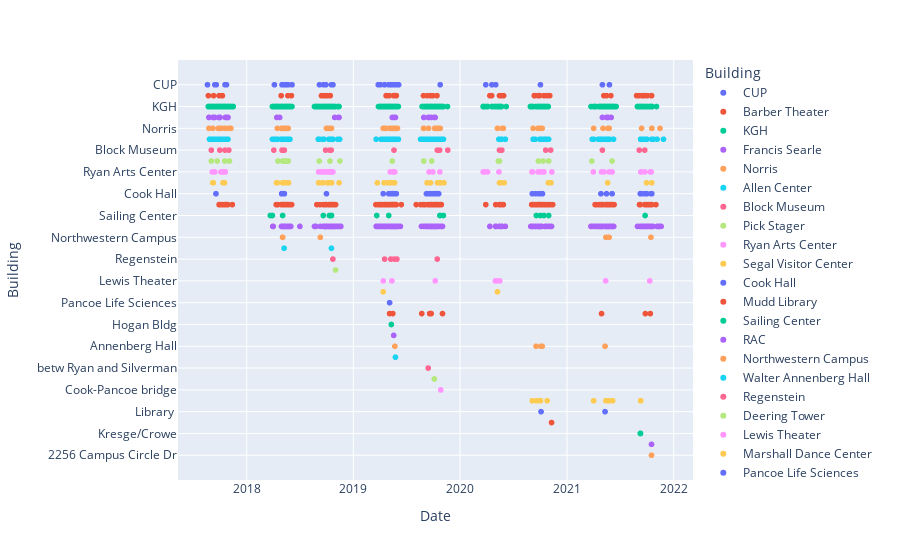
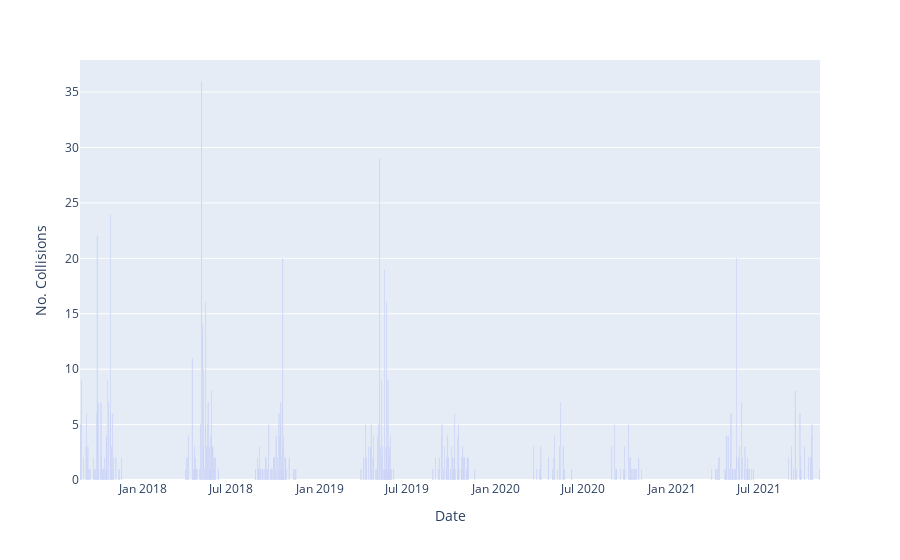
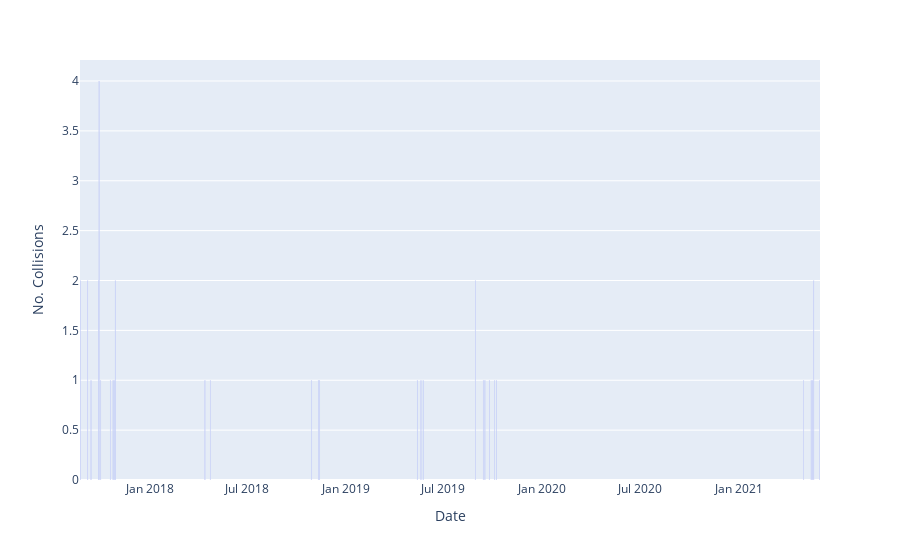

The code cell stored with these charts, in order, in its notebook:
### Code cell
#scatter
fig = px.scatter(date_data,x='Date',y="Building", color="Building")
fig.show()



#time series - kgh
fig = px.bar(kgh_data,x='Date',y="No. Collisions")
 
# showing the plot
fig.show()

#time series - francis searle
fig = px.bar(searle_data,x='Date',y="No. Collisions")

# showing the plot
fig.show()

### Figure 1 — Plotly figure (JSON) as saved in the notebook; plotly's stock layout.template omitted (floating-point values rounded to 4 significant figures; data arrays with more than 128 entries replaced by an {"elided": "..."} marker saying what was removed)
{"data": [{"hovertemplate": "Building=%{y}<br>Date=%{x}<extra></extra>", "legendgroup": "CUP", "marker": {"color": "#636efa", "symbol": "circle"}, "mode": "markers", "name": "CUP", "showlegend": true, "type": "scattergl", "x": ["2017-08-20 00:00:00", "2017-09-14 00:00:00", "2017-09-19 00:00:00", "2017-10-19 00:00:00", "2017-10-20 00:00:00", "2017-10-24 00:00:00", "2018-04-06 00:00:00", "2018-05-02 00:00:00", "2018-05-02 00:00:00", "2018-05-03 00:00:00", "2018-05-09 00:00:00", "2018-05-09 00:00:00", "2018-05-14 00:00:00", "2018-05-14 00:00:00", "2018-05-14 00:00:00", "2018-05-14 00:00:00", "2018-05-15 00:00:00", "2018-05-19 00:00:00", "2018-05-20 00:00:00", "2018-05-22 00:00:00", "2018-05-22 00:00:00", "2018-05-23 00:00:00", "2018-06-05 00:00:00", "2018-06-05 00:00:00", "2018-09-07 00:00:00", "2018-09-21 00:00:00", "2018-09-27 00:00:00", "2018-09-29 00:00:00", "2018-10-18 00:00:00", "2018-10-23 00:00:00", "2018-10-23 00:00:00", "2019-03-27 00:00:00", "2019-04-04 00:00:00", "2019-04-18 00:00:00", "2019-04-18 00:00:00", "2019-05-02 00:00:00", "2019-05-09 00:00:00", "2019-05-09 00:00:00", "2019-05-14 00:00:00", "2019-05-15 00:00:00", "2019-05-18 00:00:00", "2019-05-23 00:00:00", "2019-05-24 00:00:00", "2019-05-29 00:00:00", "2019-05-30 00:00:00", "2019-06-05 00:00:00", "2019-10-25 00:00:00", "2020-03-29 00:00:00", "2020-04-19 00:00:00", "2020-05-02 00:00:00", "2020-10-02 00:00:00", "2021-05-02 00:00:00", "2021-05-26 00:00:00"], "xaxis": "x", "y": ["CUP", "CUP", "CUP", "CUP", "CUP", "CUP", "CUP", "CUP", "CUP", "CUP", "CUP", "CUP", "CUP", "CUP", "CUP", "CUP", "CUP", "CUP", "CUP", "CUP", "CUP", "CUP", "CUP", "CUP", "CUP", "CUP", "CUP", "CUP", "CUP", "CUP", "CUP", "CUP", "CUP", "CUP", "CUP", "CUP", "CUP", "CUP", "CUP", "CUP", "CUP", "CUP", "CUP", "CUP", "CUP", "CUP", "CUP", "CUP", "CUP", "CUP", "CUP", "CUP", "CUP"], "yaxis": "y"}, {"hovertemplate": "Building=%{y}<br>Date=%{x}<extra></extra>", "legendgroup": "Barber Theater", "marker": {"color": "#EF553B", "symbol": "circle"}, "mode": "markers", "name": "Barber Theater", "showlegend": true, "type": "scattergl", "x": ["2017-08-23 00:00:00", "2017-09-10 00:00:00", "2017-09-29 00:00:00", "2017-10-09 00:00:00", "2017-10-10 00:00:00", "2018-04-29 00:00:00", "2018-05-22 00:00:00", "2018-06-03 00:00:00", "2018-09-14 00:00:00", "2018-09-22 00:00:00", "2018-09-29 00:00:00", "2018-10-04 00:00:00", "2018-10-13 00:00:00", "2018-10-13 00:00:00", "2018-10-14 00:00:00", "2019-04-23 00:00:00", "2019-04-25 00:00:00", "2019-05-04 00:00:00", "2019-05-19 00:00:00", "2019-05-20 00:00:00", "2019-05-20 00:00:00", "2019-05-25 00:00:00", "2019-05-25 00:00:00", "2019-05-28 00:00:00", "2019-08-29 00:00:00", "2019-09-11 00:00:00", "2019-09-22 00:00:00", "2019-09-24 00:00:00", "2019-09-30 00:00:00", "2019-10-14 00:00:00", "2020-04-12 00:00:00", "2020-04-18 00:00:00", "2020-05-15 00:00:00", "2020-05-22 00:00:00", "2020-05-29 00:00:00", "2020-09-11 00:00:00", "2020-09-11 00:00:00", "2020-09-13 00:00:00", "2020-09-24 00:00:00", "2020-09-24 00:00:00", "2020-09-29 00:00:00", "2020-09-29 00:00:00", "2020-09-29 00:00:00", "2020-09-29 00:00:00", "2020-10-14 00:00:00", "2020-10-24 00:00:00", "2020-11-03 00:00:00", "2021-05-07 00:00:00", "2021-05-16 00:00:00", "2021-05-31 00:00:00", "2021-08-27 00:00:00", "2021-09-05 00:00:00", "2021-09-15 00:00:00", "2021-09-19 00:00:00", "2021-09-22 00:00:00", "2021-09-23 00:00:00", "2021-10-03 00:00:00", "2021-10-17 00:00:00", "2021-10-17 00:00:00", "2021-10-17 00:00:00"], "xaxis": "x", "y": ["Barber Theater", "Barber Theater", "Barber Theater", "Barber Theater", "Barber Theater", "Barber Theater", "Barber Theater", "Barber Theater", "Barber Theater", "Barber Theater", "Barber Theater", "Barber Theater", "Barber Theater", "Barber Theater", "Barber Theater", "Barber Theater", "Barber Theater", "Barber Theater", "Barber Theater", "Barber Theater", "Barber Theater", "Barber Theater", "Barber Theater", "Barber Theater", "Barber Theater", "Barber Theater", "Barber Theater", "Barber Theater", "Barber Theater", "Barber Theater", "Barber Theater", "Barber Theater", "Barber Theater", "Barber Theater", "Barber Theater", "Barber Theater", "Barber Theater", "Barber Theater", "Barber Theater", "Barber Theater", "Barber Theater", "Barber Theater", "Barber Theater", "Barber Theater", "Barber Theater", "Barber Theater", "Barber Theater", "Barber Theater", "Barber Theater", "Barber Theater", "Barber Theater", "Barber Theater", "Barber Theater", "Barber Theater", "Barber Theater", "Barber Theater", "Barber Theater", "Barber Theater", "Barber Theater", "Barber Theater"], "yaxis": "y"}, {"hovertemplate": "Building=%{y}<br>Date=%{x}<extra></extra>", "legendgroup": "KGH", "marker": {"color": "#00cc96", "symbol": "circle"}, "mode": "markers", "name": "KGH", "showlegend": true, "type": "scattergl", "x": {"elided": "947 str values"}, "xaxis": "x", "y": {"elided": "947 str values"}, "yaxis": "y"}, {"hovertemplate": "Building=%{y}<br>Date=%{x}<extra></extra>", "legendgroup": "Francis Searle", "marker": {"color": "#ab63fa", "symbol": "circle"}, "mode": "markers", "name": "Francis Searle", "showlegend": true, "type": "scattergl", "x": ["2017-08-25 00:00:00", "2017-08-25 00:00:00", "2017-09-08 00:00:00", "2017-09-08 00:00:00", "2017-09-14 00:00:00", "2017-09-28 00:00:00", "2017-09-28 00:00:00", "2017-09-29 00:00:00", "2017-09-29 00:00:00", "2017-09-29 00:00:00", "2017-09-29 00:00:00", "2017-10-02 00:00:00", "2017-10-20 00:00:00", "2017-10-25 00:00:00", "2017-10-27 00:00:00", "2017-10-29 00:00:00", "2017-10-29 00:00:00", "2018-04-14 00:00:00", "2018-04-24 00:00:00", "2018-10-29 00:00:00", "2018-11-11 00:00:00", "2018-11-13 00:00:00", "2019-05-14 00:00:00", "2019-05-21 00:00:00", "2019-05-25 00:00:00", "2019-08-30 00:00:00", "2019-08-30 00:00:00", "2019-09-14 00:00:00", "2019-09-17 00:00:00", "2019-09-25 00:00:00", "2019-10-05 00:00:00", "2019-10-08 00:00:00", "2021-05-02 00:00:00", "2021-05-16 00:00:00", "2021-05-18 00:00:00", "2021-05-21 00:00:00", "2021-05-21 00:00:00", "2021-06-01 00:00:00"], "xaxis": "x", "y": ["Francis Searle", "Francis Searle", "Francis Searle", "Francis Searle", "Francis Searle", "Francis Searle", "Francis Searle", "Francis Searle", "Francis Searle", "Francis Searle", "Francis Searle", "Francis Searle", "Francis Searle", "Francis Searle", "Francis Searle", "Francis Searle", "Francis Searle", "Francis Searle", "Francis Searle", "Francis Searle", "Francis Searle", "Francis Searle", "Francis Searle", "Francis Searle", "Francis Searle", "Francis Searle", "Francis Searle", "Francis Searle", "Francis Searle", "Francis Searle", "Francis Searle", "Francis Searle", "Francis Searle", "Francis Searle", "Francis Searle", "Francis Searle", "Francis Searle", "Francis Searle"], "yaxis": "y"}, {"hovertemplate": "Building=%{y}<br>Date=%{x}<extra></extra>", "legendgroup": "Norris", "marker": {"color": "#FFA15A", "symbol": "circle"}, "mode": "markers", "name": "Norris", "showlegend": true, "type": "scattergl", "x": ["2017-08-25 00:00:00", "2017-09-07 00:00:00", "2017-09-26 00:00:00", "2017-09-27 00:00:00", "2017-10-05 00:00:00", "2017-10-05 00:00:00", "2017-10-17 00:00:00", "2017-10-20 00:00:00", "2017-11-01 00:00:00", "2017-11-08 00:00:00", "2018-04-16 00:00:00", "2018-05-01 00:00:00", "2018-05-02 00:00:00", "2018-05-02 00:00:00", "2018-05-02 00:00:00", "2018-05-03 00:00:00", "2018-05-03 00:00:00", "2018-05-03 00:00:00", "2018-05-04 00:00:00", "2018-05-05 00:00:00", "2018-05-05 00:00:00", "2018-05-09 00:00:00", "2018-05-10 00:00:00", "2018-05-14 00:00:00", "2018-05-15 00:00:00", "2018-05-16 00:00:00", "2018-05-18 00:00:00", "2018-05-22 00:00:00", "2018-05-22 00:00:00", "2018-05-23 00:00:00", "2018-10-01 00:00:00", "2018-10-04 00:00:00", "2018-10-08 00:00:00", "2018-10-13 00:00:00", "2018-10-14 00:00:00", "2018-10-18 00:00:00", "2018-10-18 00:00:00", "2019-04-13 00:00:00", "2019-04-18 00:00:00", "2019-04-21 00:00:00", "2019-04-22 00:00:00", "2019-05-06 00:00:00", "2019-05-06 00:00:00", "2019-05-06 00:00:00", "2019-05-06 00:00:00", "2019-05-07 00:00:00", "2019-05-07 00:00:00", "2019-05-09 00:00:00", "2019-05-09 00:00:00", "2019-05-10 00:00:00", "2019-05-15 00:00:00", "2019-05-15 00:00:00", "2019-05-16 00:00:00", "2019-05-16 00:00:00", "2019-05-16 00:00:00", "2019-05-16 00:00:00", "2019-05-16 00:00:00", "2019-05-16 00:00:00", "2019-05-16 00:00:00", "2019-05-16 00:00:00", "2019-05-17 00:00:00", "2019-05-20 00:00:00", "2019-05-20 00:00:00", "2019-05-23 00:00:00", "2019-05-23 00:00:00", "2019-05-24 00:00:00", "2019-05-26 00:00:00", "2019-05-28 00:00:00", "2019-06-01 00:00:00", "2019-08-29 00:00:00", "2019-08-30 00:00:00", "2019-09-15 00:00:00", "2019-10-06 00:00:00", "2019-10-14 00:00:00", "2019-10-14 00:00:00", "2019-10-14 00:00:00", "2019-10-17 00:00:00", "2019-10-22 00:00:00", "2019-10-25 00:00:00", "2019-10-25 00:00:00", "2020-05-08 00:00:00", "2020-05-24 00:00:00", "2020-05-28 00:00:00", "2020-09-07 00:00:00", "2020-09-24 00:00:00", "2020-10-02 00:00:00", "2020-10-08 00:00:00", "2021-04-02 00:00:00", "2021-05-04 00:00:00", "2021-05-21 00:00:00", "2021-05-25 00:00:00", "2021-09-13 00:00:00", "2021-10-18 00:00:00", "2021-10-18 00:00:00", "2021-11-15 00:00:00"], "xaxis": "x", "y": ["Norris", "Norris", "Norris", "Norris", "Norris", "Norris", "Norris", "Norris", "Norris", "Norris", "Norris", "Norris", "Norris", "Norris", "Norris", "Norris", "Norris", "Norris", "Norris", "Norris", "Norris", "Norris", "Norris", "Norris", "Norris", "Norris", "Norris", "Norris", "Norris", "Norris", "Norris", "Norris", "Norris", "Norris", "Norris", "Norris", "Norris", "Norris", "Norris", "Norris", "Norris", "Norris", "Norris", "Norris", "Norris", "Norris", "Norris", "Norris", "Norris", "Norris", "Norris", "Norris", "Norris", "Norris", "Norris", "Norris", "Norris", "Norris", "Norris", "Norris", "Norris", "Norris", "Norris", "Norris", "Norris", "Norris", "Norris", "Norris", "Norris", "Norris", "Norris", "Norris", "Norris", "Norris", "Norris", "Norris", "Norris", "Norris", "Norris", "Norris", "Norris", "Norris", "Norris", "Norris", "Norris", "Norris", "Norris", "Norris", "Norris", "Norris", "Norris", "Norris", "Norris", "Norris", "Norris"], "yaxis": "y"}, {"hovertemplate": "Building=%{y}<br>Date=%{x}<extra></extra>", "legendgroup": "Allen Center", "marker": {"color": "#19d3f3", "symbol": "circle"}, "mode": "markers", "name": "Allen Center", "showlegend": true, "type": "scattergl", "x": {"elided": "206 str values"}, "xaxis": "x", "y": {"elided": "206 str values"}, "yaxis": "y"}, {"hovertemplate": "Building=%{y}<br>Date=%{x}<extra></extra>", "legendgroup": "Block Museum", "marker": {"color": "#FF6692", "symbol": "circle"}, "mode": "markers", "name": "Block Museum", "showlegend": true, "type": "scattergl", "x": ["2017-09-02 00:00:00", "2017-10-01 00:00:00", "2017-10-19 00:00:00", "2017-11-01 00:00:00", "2018-04-04 00:00:00", "2018-05-02 00:00:00", "2018-05-02 00:00:00", "2018-05-04 00:00:00", "2018-05-10 00:00:00", "2018-09-28 00:00:00", "2018-10-12 00:00:00", "2018-10-17 00:00:00", "2019-05-20 00:00:00", "2019-10-15 00:00:00", "2019-10-23 00:00:00", "2019-11-20 00:00:00", "2020-05-15 00:00:00", "2020-05-23 00:00:00", "2020-10-20 00:00:00", "2020-11-06 00:00:00", "2021-05-02 00:00:00", "2021-09-05 00:00:00", "2021-09-24 00:00:00"], "xaxis": "x", "y": ["Block Museum", "Block Museum", "Block Museum", "Block Museum", "Block Museum", "Block Museum", "Block Museum", "Block Museum", "Block Museum", "Block Museum", "Block Museum", "Block Museum", "Block Museum", "Block Museum", "Block Museum", "Block Museum", "Block Museum", "Block Museum", "Block Museum", "Block Museum", "Block Museum", "Block Museum", "Block Museum"], "yaxis": "y"}, {"hovertemplate": "Building=%{y}<br>Date=%{x}<extra></extra>", "legendgroup": "Pick Stager", "marker": {"color": "#B6E880", "symbol": "circle"}, "mode": "markers", "name": "Pick Stager", "showlegend": true, "type": "scattergl", "x": ["2017-09-02 00:00:00", "2017-09-22 00:00:00", "2017-10-18 00:00:00", "2017-11-03 00:00:00", "2018-04-18 00:00:00", "2018-05-04 00:00:00", "2018-05-10 00:00:00", "2018-05-10 00:00:00", "2018-05-10 00:00:00", "2018-05-15 00:00:00", "2018-05-17 00:00:00", "2018-05-18 00:00:00", "2018-05-20 00:00:00", "2018-05-21 00:00:00", "2018-05-22 00:00:00", "2018-05-23 00:00:00", "2018-09-06 00:00:00", "2018-10-13 00:00:00", "2018-11-16 00:00:00", "2019-05-14 00:00:00", "2019-08-30 00:00:00", "2019-09-26 00:00:00", "2020-05-11 00:00:00", "2020-05-15 00:00:00", "2020-09-25 00:00:00", "2020-10-11 00:00:00", "2020-10-30 00:00:00", "2021-03-27 00:00:00", "2021-06-04 00:00:00"], "xaxis": "x", "y": ["Pick Stager", "Pick Stager", "Pick Stager", "Pick Stager", "Pick Stager", "Pick Stager", "Pick Stager", "Pick Stager", "Pick Stager", "Pick Stager", "Pick Stager", "Pick Stager", "Pick Stager", "Pick Stager", "Pick Stager", "Pick Stager", "Pick Stager", "Pick Stager", "Pick Stager", "Pick Stager", "Pick Stager", "Pick Stager", "Pick Stager", "Pick Stager", "Pick Stager", "Pick Stager", "Pick Stager", "Pick Stager", "Pick Stager"], "yaxis": "y"}, {"hovertemplate": "Building=%{y}<br>Date=%{x}<extra></extra>", "legendgroup": "Ryan Arts Center", "marker": {"color": "#FF97FF", "symbol": "circle"}, "mode": "markers", "name": "Ryan Arts Center", "showlegend": true, "type": "scattergl", "x": ["2017-09-05 00:00:00", "2017-09-13 00:00:00", "2017-09-14 00:00:00", "2017-10-05 00:00:00", "2017-10-09 00:00:00", "2017-10-13 00:00:00", "2017-10-17 00:00:00", "2017-10-20 00:00:00", "2017-10-20 00:00:00", "2018-09-04 00:00:00", "2018-09-13 00:00:00", "2018-09-18 00:00:00", "2018-09-18 00:00:00", "2018-09-27 00:00:00", "2018-09-28 00:00:00", "2018-09-28 00:00:00", "2018-10-05 00:00:00", "2018-10-11 00:00:00", "2018-10-12 00:00:00", "2018-10-15 00:00:00", "2018-10-18 00:00:00", "2018-10-22 00:00:00", "2018-10-23 00:00:00", "2019-05-07 00:00:00", "2019-05-16 00:00:00", "2019-05-17 00:00:00", "2019-05-18 00:00:00", "2019-05-19 00:00:00", "2019-05-23 00:00:00", "2019-09-17 00:00:00", "2019-09-30 00:00:00", "2019-10-24 00:00:00", "2020-03-20 00:00:00", "2020-03-26 00:00:00", "2020-04-04 00:00:00", "2020-05-13 00:00:00", "2020-09-03 00:00:00", "2020-09-05 00:00:00", "2020-09-24 00:00:00", "2020-09-30 00:00:00", "2020-10-08 00:00:00", "2020-10-14 00:00:00", "2020-11-10 00:00:00", "2020-11-10 00:00:00", "2021-04-01 00:00:00", "2021-04-29 00:00:00", "2021-05-07 00:00:00", "2021-05-25 00:00:00", "2021-06-03 00:00:00", "2021-06-04 00:00:00", "2021-09-10 00:00:00", "2021-09-13 00:00:00", "2021-09-24 00:00:00", "2021-10-13 00:00:00", "2021-10-16 00:00:00"], "xaxis": "x", "y": ["Ryan Arts Center", "Ryan Arts Center", "Ryan Arts Center", "Ryan Arts Center", "Ryan Arts Center", "Ryan Arts Center", "Ryan Arts Center", "Ryan Arts Center", "Ryan Arts Center", "Ryan Arts Center", "Ryan Arts Center", "Ryan Arts Center", "Ryan Arts Center", "Ryan Arts Center", "Ryan Arts Center", "Ryan Arts Center", "Ryan Arts Center", "Ryan Arts Center", "Ryan Arts Center", "Ryan Arts Center", "Ryan Arts Center", "Ryan Arts Center", "Ryan Arts Center", "Ryan Arts Center", "Ryan Arts Center", "Ryan Arts Center", "Ryan Arts Center", "Ryan Arts Center", "Ryan Arts Center", "Ryan Arts Center", "Ryan Arts Center", "Ryan Arts Center", "Ryan Arts Center", "Ryan Arts Center", "Ryan Arts Center", "Ryan Arts Center", "Ryan Arts Center", "Ryan Arts Center", "Ryan Arts Center", "Ryan Arts Center", "Ryan Arts Center", "Ryan Arts Center", "Ryan Arts Center", "Ryan Arts Center", "Ryan Arts Center", "Ryan Arts Center", "Ryan Arts Center", "Ryan Arts Center", "Ryan Arts Center", "Ryan Arts Center", "Ryan Arts Center", "Ryan Arts Center", "Ryan Arts Center", "Ryan Arts Center", "Ryan Arts Center"], "yaxis": "y"}, {"hovertemplate": "Building=%{y}<br>Date=%{x}<extra></extra>", "legendgroup": "Segal Visitor Center", "marker": {"color": "#FECB52", "symbol": "circle"}, "mode": "markers", "name": "Segal Visitor Center", "showlegend": true, "type": "scattergl", "x": ["2017-09-07 00:00:00", "2017-09-09 00:00:00", "2017-10-12 00:00:00", "2017-10-17 00:00:00", "2018-04-13 00:00:00", "2018-04-16 00:00:00", "2018-05-04 00:00:00", "2018-05-04 00:00:00", "2018-05-05 00:00:00", "2018-05-12 00:00:00", "2018-05-16 00:00:00", "2018-05-24 00:00:00", "2018-05-24 00:00:00", "2018-09-04 00:00:00", "2018-09-07 00:00:00", "2018-09-19 00:00:00", "2018-10-05 00:00:00", "2018-10-05 00:00:00", "2018-10-05 00:00:00", "2018-10-06 00:00:00", "2018-10-11 00:00:00", "2018-10-19 00:00:00", "2018-11-13 00:00:00", "2019-03-24 00:00:00", "2019-04-16 00:00:00", "2019-04-28 00:00:00", "2019-05-06 00:00:00", "2019-05-11 00:00:00", "2019-05-20 00:00:00", "2019-05-22 00:00:00", "2019-09-10 00:00:00", "2019-09-22 00:00:00", "2019-10-16 00:00:00", "2019-10-25 00:00:00", "2019-10-25 00:00:00", "2019-10-25 00:00:00", "2019-11-07 00:00:00", "2020-05-15 00:00:00", "2020-05-19 00:00:00", "2020-05-19 00:00:00", "2020-05-31 00:00:00", "2020-10-29 00:00:00", "2020-11-07 00:00:00", "2021-05-20 00:00:00", "2021-09-30 00:00:00", "2021-10-18 00:00:00"], "xaxis": "x", "y": ["Segal Visitor Center", "Segal Visitor Center", "Segal Visitor Center", "Segal Visitor Center", "Segal Visitor Center", "Segal Visitor Center", "Segal Visitor Center", "Segal Visitor Center", "Segal Visitor Center", "Segal Visitor Center", "Segal Visitor Center", "Segal Visitor Center", "Segal Visitor Center", "Segal Visitor Center", "Segal Visitor Center", "Segal Visitor Center", "Segal Visitor Center", "Segal Visitor Center", "Segal Visitor Center", "Segal Visitor Center", "Segal Visitor Center", "Segal Visitor Center", "Segal Visitor Center", "Segal Visitor Center", "Segal Visitor Center", "Segal Visitor Center", "Segal Visitor Center", "Segal Visitor Center", "Segal Visitor Center", "Segal Visitor Center", "Segal Visitor Center", "Segal Visitor Center", "Segal Visitor Center", "Segal Visitor Center", "Segal Visitor Center", "Segal Visitor Center", "Segal Visitor Center", "Segal Visitor Center", "Segal Visitor Center", "Segal Visitor Center", "Segal Visitor Center", "Segal Visitor Center", "Segal Visitor Center", "Segal Visitor Center", "Segal Visitor Center", "Segal Visitor Center"], "yaxis": "y"}, {"hovertemplate": "Building=%{y}<br>Date=%{x}<extra></extra>", "legendgroup": "Cook Hall", "marker": {"color": "#636efa", "symbol": "circle"}, "mode": "markers", "name": "Cook Hall", "showlegend": true, "type": "scattergl", "x": ["2017-09-18 00:00:00", "2018-05-01 00:00:00", "2018-05-01 00:00:00", "2018-05-01 00:00:00", "2018-05-01 00:00:00", "2018-05-01 00:00:00", "2018-05-02 00:00:00", "2018-05-04 00:00:00", "2018-05-10 00:00:00", "2018-05-10 00:00:00", "2018-10-01 00:00:00", "2019-04-13 00:00:00", "2019-05-02 00:00:00", "2019-05-10 00:00:00", "2019-05-15 00:00:00", "2019-05-16 00:00:00", "2019-05-16 00:00:00", "2019-05-16 00:00:00", "2019-05-16 00:00:00", "2019-05-16 00:00:00", "2019-05-21 00:00:00", "2019-05-24 00:00:00", "2019-05-25 00:00:00", "2019-05-28 00:00:00", "2019-09-08 00:00:00", "2019-09-17 00:00:00", "2019-09-21 00:00:00", "2019-09-22 00:00:00", "2019-09-27 00:00:00", "2019-10-04 00:00:00", "2019-10-04 00:00:00", "2019-10-08 00:00:00", "2019-10-08 00:00:00", "2019-10-08 00:00:00", "2019-10-08 00:00:00", "2019-10-09 00:00:00", "2019-10-13 00:00:00", "2019-10-15 00:00:00", "2019-10-15 00:00:00", "2019-10-15 00:00:00", "2019-10-15 00:00:00", "2019-10-16 00:00:00", "2019-10-20 00:00:00", "2020-09-04 00:00:00", "2020-09-16 00:00:00", "2020-09-16 00:00:00", "2020-09-16 00:00:00", "2020-09-28 00:00:00", "2020-10-07 00:00:00", "2020-10-09 00:00:00", "2021-04-27 00:00:00", "2021-05-16 00:00:00", "2021-05-16 00:00:00", "2021-06-04 00:00:00", "2021-06-04 00:00:00", "2021-09-09 00:00:00", "2021-09-09 00:00:00", "2021-09-09 00:00:00", "2021-09-10 00:00:00", "2021-09-13 00:00:00", "2021-09-24 00:00:00", "2021-10-01 00:00:00", "2021-10-15 00:00:00", "2021-10-18 00:00:00"], "xaxis": "x", "y": ["Cook Hall", "Cook Hall", "Cook Hall", "Cook Hall", "Cook Hall", "Cook Hall", "Cook Hall", "Cook Hall", "Cook Hall", "Cook Hall", "Cook Hall", "Cook Hall", "Cook Hall", "Cook Hall", "Cook Hall", "Cook Hall", "Cook Hall", "Cook Hall", "Cook Hall", "Cook Hall", "Cook Hall", "Cook Hall", "Cook Hall", "Cook Hall", "Cook Hall", "Cook Hall", "Cook Hall", "Cook Hall", "Cook Hall", "Cook Hall", "Cook Hall", "Cook Hall", "Cook Hall", "Cook Hall", "Cook Hall", "Cook Hall", "Cook Hall", "Cook Hall", "Cook Hall", "Cook Hall", "Cook Hall", "Cook Hall", "Cook Hall", "Cook Hall", "Cook Hall", "Cook Hall", "Cook Hall", "Cook Hall", "Cook Hall", "Cook Hall", "Cook Hall", "Cook Hall", "Cook Hall", "Cook Hall", "Cook Hall", "Cook Hall", "Cook Hall", "Cook Hall", "Cook Hall", "Cook Hall", "Cook Hall", "Cook Hall", "Cook Hall", "Cook Hall"], "yaxis": "y"}, {"hovertemplate": "Building=%{y}<br>Date=%{x}<extra></extra>", "legendgroup": "Mudd Library", "marker": {"color": "#EF553B", "symbol": "circle"}, "mode": "markers", "name": "Mudd Library", "showlegend": true, "type": "scattergl", "x": {"elided": "362 str values"}, "xaxis": "x", "y": {"elided": "362 str values"}, "yaxis": "y"}, {"hovertemplate": "Building=%{y}<br>Date=%{x}<extra></extra>", "legendgroup": "Sailing Center", "marker": {"color": "#00cc96", "symbol": "circle"}, "mode": "markers", "name": "Sailing Center", "showlegend": true, "type": "scattergl", "x": ["2018-03-23 00:00:00", "2018-03-30 00:00:00", "2018-05-04 00:00:00", "2018-09-20 00:00:00", "2018-10-11 00:00:00", "2018-10-18 00:00:00", "2018-10-18 00:00:00", "2018-10-18 00:00:00", "2019-03-22 00:00:00", "2019-05-02 00:00:00", "2019-10-24 00:00:00", "2019-10-25 00:00:00", "2019-11-05 00:00:00", "2020-09-18 00:00:00", "2020-10-02 00:00:00", "2020-10-14 00:00:00", "2020-10-30 00:00:00", "2021-09-25 00:00:00"], "xaxis": "x", "y": ["Sailing Center", "Sailing Center", "Sailing Center", "Sailing Center", "Sailing Center", "Sailing Center", "Sailing Center", "Sailing Center", "Sailing Center", "Sailing Center", "Sailing Center", "Sailing Center", "Sailing Center", "Sailing Center", "Sailing Center", "Sailing Center", "Sailing Center", "Sailing Center"], "yaxis": "y"}, {"hovertemplate": "Building=%{y}<br>Date=%{x}<extra></extra>", "legendgroup": "RAC", "marker": {"color": "#ab63fa", "symbol": "circle"}, "mode": "markers", "name": "RAC", "showlegend": true, "type": "scattergl", "x": {"elided": "390 str values"}, "xaxis": "x", "y": {"elided": "390 str values"}, "yaxis": "y"}, {"hovertemplate": "Building=%{y}<br>Date=%{x}<extra></extra>", "legendgroup": "Northwestern Campus", "marker": {"color": "#FFA15A", "symbol": "circle"}, "mode": "markers", "name": "Northwestern Campus", "showlegend": true, "type": "scattergl", "x": ["2018-05-04 00:00:00", "2018-05-04 00:00:00", "2018-09-10 00:00:00", "2021-05-14 00:00:00", "2021-05-15 00:00:00", "2021-05-25 00:00:00", "2021-10-15 00:00:00"], "xaxis": "x", "y": ["Northwestern Campus", "Northwestern Campus", "Northwestern Campus", "Northwestern Campus", "Northwestern Campus", "Northwestern Campus", "Northwestern Campus"], "yaxis": "y"}, {"hovertemplate": "Building=%{y}<br>Date=%{x}<extra></extra>", "legendgroup": "Walter Annenberg Hall", "marker": {"color": "#19d3f3", "symbol": "circle"}, "mode": "markers", "name": "Walter Annenberg Hall", "showlegend": true, "type": "scattergl", "x": ["2018-05-09 00:00:00", "2018-10-18 00:00:00"], "xaxis": "x", "y": ["Walter Annenberg Hall", "Walter Annenberg Hall"], "yaxis": "y"}, {"hovertemplate": "Building=%{y}<br>Date=%{x}<extra></extra>", "legendgroup": "Regenstein", "marker": {"color": "#FF6692", "symbol": "circle"}, "mode": "markers", "name": "Regenstein", "showlegend": true, "type": "scattergl", "x": ["2018-10-23 00:00:00", "2019-04-18 00:00:00", "2019-05-09 00:00:00", "2019-05-21 00:00:00", "2019-05-30 00:00:00", "2019-10-15 00:00:00"], "xaxis": "x", "y": ["Regenstein", "Regenstein", "Regenstein", "Regenstein", "Regenstein", "Regenstein"], "yaxis": "y"}, {"hovertemplate": "Building=%{y}<br>Date=%{x}<extra></extra>", "legendgroup": "Deering Tower", "marker": {"color": "#B6E880", "symbol": "circle"}, "mode": "markers", "name": "Deering Tower", "showlegend": true, "type": "scattergl", "x": ["2018-11-01 00:00:00"], "xaxis": "x", "y": ["Deering Tower"], "yaxis": "y"}, {"hovertemplate": "Building=%{y}<br>Date=%{x}<extra></extra>", "legendgroup": "Lewis Theater", "marker": {"color": "#FF97FF", "symbol": "circle"}, "mode": "markers", "name": "Lewis Theater", "showlegend": true, "type": "scattergl", "x": ["2019-04-13 00:00:00", "2019-05-13 00:00:00", "2019-10-08 00:00:00", "2020-05-01 00:00:00", "2020-05-01 00:00:00", "2020-05-06 00:00:00", "2020-05-16 00:00:00", "2021-05-13 00:00:00", "2021-10-11 00:00:00"], "xaxis": "x", "y": ["Lewis Theater", "Lewis Theater", "Lewis Theater", "Lewis Theater", "Lewis Theater", "Lewis Theater", "Lewis Theater", "Lewis Theater", "Lewis Theater"], "yaxis": "y"}, {"hovertemplate": "Building=%{y}<br>Date=%{x}<extra></extra>", "legendgroup": "Marshall Dance Center", "marker": {"color": "#FECB52", "symbol": "circle"}, "mode": "markers", "name": "Marshall Dance Center", "showlegend": true, "type": "scattergl", "x": ["2019-04-13 00:00:00", "2020-05-08 00:00:00"], "xaxis": "x", "y": ["Marshall Dance Center", "Marshall Dance Center"], "yaxis": "y"}, {"hovertemplate": "Building=%{y}<br>Date=%{x}<extra></extra>", "legendgroup": "Pancoe Life Sciences", "marker": {"color": "#636efa", "symbol": "circle"}, "mode": "markers", "name": "Pancoe Life Sciences", "showlegend": true, "type": "scattergl", "x": ["2019-05-05 00:00:00"], "xaxis": "x", "y": ["Pancoe Life Sciences"], "yaxis": "y"}, {"hovertemplate": "Building=%{y}<br>Date=%{x}<extra></extra>", "legendgroup": "Silverman Hall", "marker": {"color": "#EF553B", "symbol": "circle"}, "mode": "markers", "name": "Silverman Hall", "showlegend": true, "type": "scattergl", "x": ["2019-05-05 00:00:00", "2019-05-16 00:00:00", "2019-08-23 00:00:00", "2019-09-19 00:00:00", "2019-09-24 00:00:00", "2019-09-24 00:00:00", "2019-11-02 00:00:00", "2021-04-29 00:00:00", "2021-09-26 00:00:00", "2021-10-13 00:00:00"], "xaxis": "x", "y": ["Silverman Hall", "Silverman Hall", "Silverman Hall", "Silverman Hall", "Silverman Hall", "Silverman Hall", "Silverman Hall", "Silverman Hall", "Silverman Hall", "Silverman Hall"], "yaxis": "y"}, {"hovertemplate": "Building=%{y}<br>Date=%{x}<extra></extra>", "legendgroup": "Hogan Bldg", "marker": {"color": "#00cc96", "symbol": "circle"}, "mode": "markers", "name": "Hogan Bldg", "showlegend": true, "type": "scattergl", "x": ["2019-05-11 00:00:00"], "xaxis": "x", "y": ["Hogan Bldg"], "yaxis": "y"}, {"hovertemplate": "Building=%{y}<br>Date=%{x}<extra></extra>", "legendgroup": "Alvina Krause Studio", "marker": {"color": "#ab63fa", "symbol": "circle"}, "mode": "markers", "name": "Alvina Krause Studio", "showlegend": true, "type": "scattergl", "x": ["2019-05-19 00:00:00"], "xaxis": "x", "y": ["Alvina Krause Studio"], "yaxis": "y"}, {"hovertemplate": "Building=%{y}<br>Date=%{x}<extra></extra>", "legendgroup": "Annenberg Hall", "marker": {"color": "#FFA15A", "symbol": "circle"}, "mode": "markers", "name": "Annenberg Hall", "showlegend": true, "type": "scattergl", "x": ["2019-05-23 00:00:00", "2020-09-17 00:00:00", "2020-10-04 00:00:00", "2020-10-08 00:00:00", "2021-05-11 00:00:00"], "xaxis": "x", "y": ["Annenberg Hall", "Annenberg Hall", "Annenberg Hall", "Annenberg Hall", "Annenberg Hall"], "yaxis": "y"}, {"hovertemplate": "Building=%{y}<br>Date=%{x}<extra></extra>", "legendgroup": "McGaw Pavilion", "marker": {"color": "#19d3f3", "symbol": "circle"}, "mode": "markers", "name": "McGaw Pavilion", "showlegend": true, "type": "scattergl", "x": ["2019-05-25 00:00:00"], "xaxis": "x", "y": ["McGaw Pavilion"], "yaxis": "y"}, {"hovertemplate": "Building=%{y}<br>Date=%{x}<extra></extra>", "legendgroup": "betw Ryan and Silverman", "marker": {"color": "#FF6692", "symbol": "circle"}, "mode": "markers", "name": "betw Ryan and Silverman", "showlegend": true, "type": "scattergl", "x": ["2019-09-14 00:00:00"], "xaxis": "x", "y": ["betw Ryan and Silverman"], "yaxis": "y"}, {"hovertemplate": "Building=%{y}<br>Date=%{x}<extra></extra>", "legendgroup": "south library", "marker": {"color": "#B6E880", "symbol": "circle"}, "mode": "markers", "name": "south library", "showlegend": true, "type": "scattergl", "x": ["2019-10-05 00:00:00", "2019-10-05 00:00:00"], "xaxis": "x", "y": ["south library", "south library"], "yaxis": "y"}, {"hovertemplate": "Building=%{y}<br>Date=%{x}<extra></extra>", "legendgroup": "Cook-Pancoe bridge", "marker": {"color": "#FF97FF", "symbol": "circle"}, "mode": "markers", "name": "Cook-Pancoe bridge", "showlegend": true, "type": "scattergl", "x": ["2019-10-27 00:00:00", "2019-10-27 00:00:00"], "xaxis": "x", "y": ["Cook-Pancoe bridge", "Cook-Pancoe bridge"], "yaxis": "y"}, {"hovertemplate": "Building=%{y}<br>Date=%{x}<extra></extra>", "legendgroup": "Pancoe-Cook bridge", "marker": {"color": "#FECB52", "symbol": "circle"}, "mode": "markers", "name": "Pancoe-Cook bridge", "showlegend": true, "type": "scattergl", "x": ["2020-09-04 00:00:00", "2020-09-18 00:00:00", "2020-09-28 00:00:00", "2020-10-02 00:00:00", "2020-10-02 00:00:00", "2020-10-25 00:00:00", "2021-04-02 00:00:00", "2021-05-14 00:00:00", "2021-05-18 00:00:00", "2021-05-25 00:00:00", "2021-06-06 00:00:00", "2021-09-10 00:00:00", "2021-09-10 00:00:00", "2021-09-10 00:00:00", "2021-09-10 00:00:00"], "xaxis": "x", "y": ["Pancoe-Cook bridge", "Pancoe-Cook bridge", "Pancoe-Cook bridge", "Pancoe-Cook bridge", "Pancoe-Cook bridge", "Pancoe-Cook bridge", "Pancoe-Cook bridge", "Pancoe-Cook bridge", "Pancoe-Cook bridge", "Pancoe-Cook bridge", "Pancoe-Cook bridge", "Pancoe-Cook bridge", "Pancoe-Cook bridge", "Pancoe-Cook bridge", "Pancoe-Cook bridge"], "yaxis": "y"}, {"hovertemplate": "Building=%{y}<br>Date=%{x}<extra></extra>", "legendgroup": "Library ", "marker": {"color": "#636efa", "symbol": "circle"}, "mode": "markers", "name": "Library ", "showlegend": true, "type": "scattergl", "x": ["2020-10-04 00:00:00", "2021-05-11 00:00:00"], "xaxis": "x", "y": ["Library ", "Library "], "yaxis": "y"}, {"hovertemplate": "Building=%{y}<br>Date=%{x}<extra></extra>", "legendgroup": "Silverman-Pancoe", "marker": {"color": "#EF553B", "symbol": "circle"}, "mode": "markers", "name": "Silverman-Pancoe", "showlegend": true, "type": "scattergl", "x": ["2020-11-09 00:00:00"], "xaxis": "x", "y": ["Silverman-Pancoe"], "yaxis": "y"}, {"hovertemplate": "Building=%{y}<br>Date=%{x}<extra></extra>", "legendgroup": "Kresge/Crowe", "marker": {"color": "#00cc96", "symbol": "circle"}, "mode": "markers", "name": "Kresge/Crowe", "showlegend": true, "type": "scattergl", "x": ["2021-09-09 00:00:00", "2021-09-09 00:00:00", "2021-09-09 00:00:00", "2021-09-09 00:00:00", "2021-09-09 00:00:00"], "xaxis": "x", "y": ["Kresge/Crowe", "Kresge/Crowe", "Kresge/Crowe", "Kresge/Crowe", "Kresge/Crowe"], "yaxis": "y"}, {"hovertemplate": "Building=%{y}<br>Date=%{x}<extra></extra>", "legendgroup": "2255 Campus Circle Dr", "marker": {"color": "#ab63fa", "symbol": "circle"}, "mode": "markers", "name": "2255 Campus Circle Dr", "showlegend": true, "type": "scattergl", "x": ["2021-10-17 00:00:00"], "xaxis": "x", "y": ["2255 Campus Circle Dr"], "yaxis": "y"}, {"hovertemplate": "Building=%{y}<br>Date=%{x}<extra></extra>", "legendgroup": "2256 Campus Circle Dr", "marker": {"color": "#FFA15A", "symbol": "circle"}, "mode": "markers", "name": "2256 Campus Circle Dr", "showlegend": true, "type": "scattergl", "x": ["2021-10-17 00:00:00"], "xaxis": "x", "y": ["2256 Campus Circle Dr"], "yaxis": "y"}], "layout": {"autosize": true, "legend": {"title": {"text": "Building"}, "tracegroupgap": 0}, "margin": {"t": 60}, "xaxis": {"anchor": "y", "autorange": true, "domain": [0, 1], "range": ["2017-05-08 23:32:49.8113", "2022-03-10 00:27:10.1887"], "title": {"text": "Date"}, "type": "date"}, "yaxis": {"anchor": "x", "autorange": true, "categoryarray": ["2256 Campus Circle Dr", "2255 Campus Circle Dr", "Kresge/Crowe", "Silverman-Pancoe", "Library ", "Pancoe-Cook bridge", "Cook-Pancoe bridge", "south library", "betw Ryan and Silverman", "McGaw Pavilion", "Annenberg Hall", "Alvina Krause Studio", "Hogan Bldg", "Silverman Hall", "Pancoe Life Sciences", "Marshall Dance Center", "Lewis Theater", "Deering Tower", "Regenstein", "Walter Annenberg Hall", "Northwestern Campus", "RAC", "Sailing Center", "Mudd Library", "Cook Hall", "Segal Visitor Center", "Ryan Arts Center", "Pick Stager", "Block Museum", "Allen Center", "Norris", "Francis Searle", "KGH", "Barber Theater", "CUP"], "categoryorder": "array", "domain": [0, 1], "range": [-2.633, 36.63], "title": {"text": "Building"}, "type": "category"}}}

### Figure 2 — Plotly figure (JSON) as saved in the notebook; plotly's stock layout.template omitted (floating-point values rounded to 4 significant figures; data arrays with more than 128 entries replaced by an {"elided": "..."} marker saying what was removed)
{"data": [{"alignmentgroup": "True", "hovertemplate": "Date=%{x}<br>No. Collisions=%{y}<extra></extra>", "legendgroup": "", "marker": {"color": "#636efa", "pattern": {"shape": ""}}, "name": "", "offsetgroup": "", "orientation": "v", "showlegend": false, "textposition": "auto", "type": "bar", "x": {"elided": "301 str values"}, "xaxis": "x", "y": {"elided": "301 int values"}, "yaxis": "y"}], "layout": {"autosize": true, "barmode": "relative", "legend": {"tracegroupgap": 0}, "margin": {"t": 60}, "xaxis": {"anchor": "y", "autorange": true, "domain": [0, 1], "range": ["2017-08-22 12:00", "2021-11-03 12:00"], "title": {"text": "Date"}, "type": "date"}, "yaxis": {"anchor": "x", "autorange": true, "domain": [0, 1], "range": [0, 37.89], "title": {"text": "No. Collisions"}, "type": "linear"}}}

### Figure 3 — Plotly figure (JSON) as saved in the notebook; plotly's stock layout.template omitted (floating-point values rounded to 4 significant figures)
{"data": [{"alignmentgroup": "True", "hovertemplate": "Date=%{x}<br>No. Collisions=%{y}<extra></extra>", "legendgroup": "", "marker": {"color": "#636efa", "pattern": {"shape": ""}}, "name": "", "offsetgroup": "", "orientation": "v", "showlegend": false, "textposition": "auto", "type": "bar", "x": ["2017-09-29 00:00:00", "2017-08-25 00:00:00", "2021-05-21 00:00:00", "2017-09-28 00:00:00", "2017-10-29 00:00:00", "2017-09-08 00:00:00", "2019-08-30 00:00:00", "2019-05-25 00:00:00", "2021-05-18 00:00:00", "2021-05-16 00:00:00", "2021-05-02 00:00:00", "2019-10-08 00:00:00", "2019-10-05 00:00:00", "2019-09-25 00:00:00", "2019-09-17 00:00:00", "2019-09-14 00:00:00", "2018-11-13 00:00:00", "2019-05-21 00:00:00", "2019-05-14 00:00:00", "2018-11-11 00:00:00", "2018-10-29 00:00:00", "2018-04-24 00:00:00", "2018-04-14 00:00:00", "2017-10-27 00:00:00", "2017-10-25 00:00:00", "2017-10-20 00:00:00", "2017-10-02 00:00:00", "2017-09-14 00:00:00", "2021-06-01 00:00:00"], "xaxis": "x", "y": [4, 2, 2, 2, 2, 2, 2, 1, 1, 1, 1, 1, 1, 1, 1, 1, 1, 1, 1, 1, 1, 1, 1, 1, 1, 1, 1, 1, 1], "yaxis": "y"}], "layout": {"autosize": true, "barmode": "relative", "legend": {"tracegroupgap": 0}, "margin": {"t": 60}, "xaxis": {"anchor": "y", "autorange": true, "domain": [0, 1], "range": ["2017-08-24 12:00", "2021-06-01 12:00"], "title": {"text": "Date"}, "type": "date"}, "yaxis": {"anchor": "x", "autorange": true, "domain": [0, 1], "range": [0, 4.211], "title": {"text": "No. Collisions"}, "type": "linear"}}}
